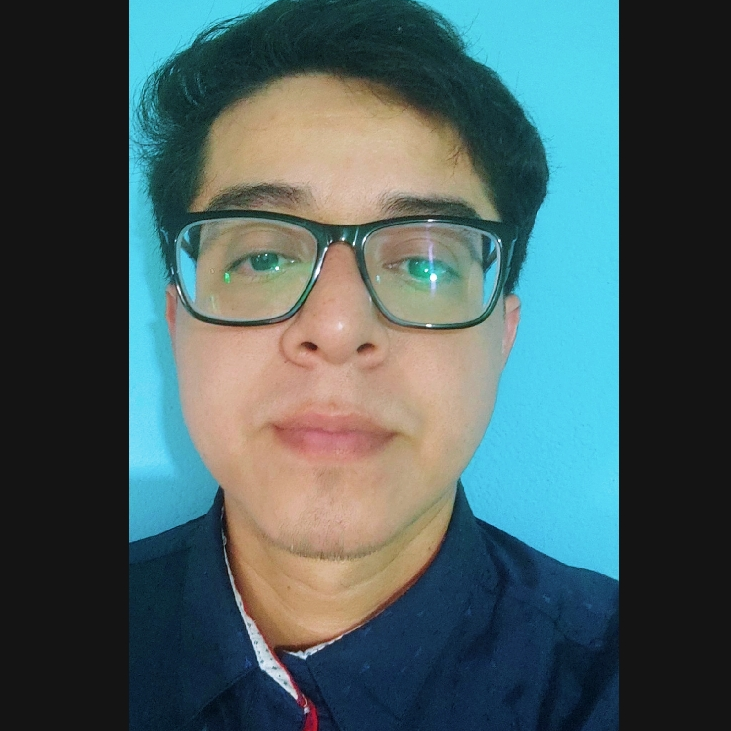
#> input picture assets/source/foto.png, 731 x 731 px
$ python banner.py
#> lines starting #> are read from the running program, lines starting #| are printed output that depends on the picture; after the words box and inside, x2 and y2 are one past the last pixel; in counts of white or black regions, pixels touching at a corner belong together
#!/usr/bin/env python3
"""Genera el banner animado del perfil (versión oscura y clara).

Uso, desde la raíz del repositorio:
    python scripts/banner.py

Requiere: numpy, Pillow  (pip install -r scripts/requirements.txt)
"""

from __future__ import annotations

import html
from pathlib import Path

import numpy as np
from PIL import Image, ImageFilter, ImageOps

ROOT = Path(__file__).resolve().parents[1]
SOURCE = ROOT / "assets/source/foto.png"
ASSETS = ROOT / "assets"

W, H = 1180, 600
SEED = 2025
MONO = "ui-monospace,SFMono-Regular,Cascadia Code,Consolas,Menlo,monospace"

# Filas del "terminal". Edita aquí tus datos y vuelve a correr el script.
ROWS = [
    ("Nombre",        "Luis Antonio Olvera"),
    ("Rol",           "Desarrollador de Software · Junior"),
    ("Origen",        "Guayaquil, Ecuador"),
    ("Educación",     "ITS Liceo Cristiano · Egresado"),
    ("Estado",        "Buscando mi primera oportunidad"),
    ("Core.Lenguajes", "C# · Python · TypeScript · JavaScript"),
    ("Core.Frontend", "Angular · React · HTML · CSS"),
    ("Core.Backend",  "ASP.NET · Django · Node / Express"),
    ("Core.Mobile",   ".NET MAUI (.NET 10)"),
    ("Core.BD",       "SQL Server · MySQL · MongoDB"),
    ("Core.Infra",    "VirtualBox · Redes · Git"),
    ("Red.Mail",      "luis-olv@outlook.es"),
    ("Red.GitHub",    "github.com/laor25"),
]

THEMES = {
    "dark": {
        "bg": "#0A0F1C", "panel": "#0F1729", "bar": "#131D33", "line": "#1E2A44",
        "muted": "#7C8BA5", "text": "#E2E8F0", "key": "#4FC3F7",
        "portrait": "#4FC3F7", "ok": "#22C55E", "shadow": "#02050B",
    },
    "light": {
        "bg": "#F6F8FA", "panel": "#FFFFFF", "bar": "#EEF2F6", "line": "#D0D9E3",
        "muted": "#5B6B82", "text": "#0F172A", "key": "#0277BD",
        "portrait": "#0B3B5C", "ok": "#16A34A", "shadow": "#AAB7C4",
    },
}

# Zona del retrato dentro del banner
PX, PY, PW, PH = 46, 108, 380, 440
CELL = 3  # separación entre puntos
SCAN_START, SCAN_DUR = 0.3, 2.4  # el escaneo inicial "dibuja" el retrato


def portrait_dots(theme: str) -> list[tuple[float, float, float]]:
    """Convierte la foto en puntos de semitono (x, y, radio) en coordenadas del banner."""
#> called with theme = 'dark'
    cols, rows = PW // CELL, PH // CELL
    src = Image.open(SOURCE).convert("RGB")
#> src is the input picture: PIL image 731x731 RGB; mean R, G, B 72.6, 93.9, 95.2
    # Recorta las franjas negras laterales y encuadra cabeza + hombros
    src = src.crop((132, 0, 618, 560))
#> src: PIL image 486x560 RGB
    # Se trabaja a 4x de resolución y luego se promedia por celda: más detalle
    big = src.resize((cols * 4, rows * 4), Image.Resampling.LANCZOS)

    rgb = np.asarray(big, dtype=np.float32)
    r, g, b = rgb[..., 0], rgb[..., 1], rgb[..., 2]
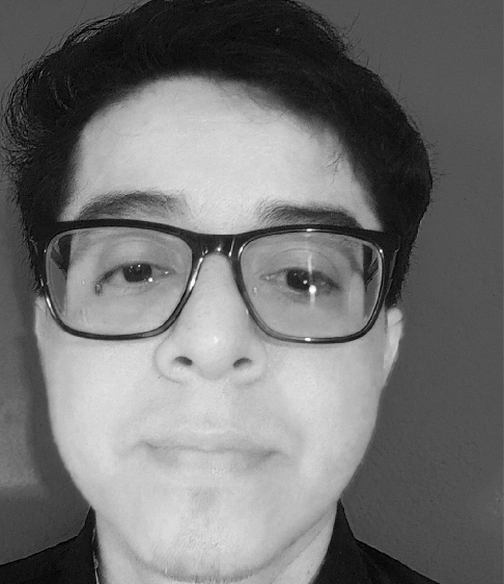
#> r: shape (584, 504) float32; min 0, max 255, mean 115
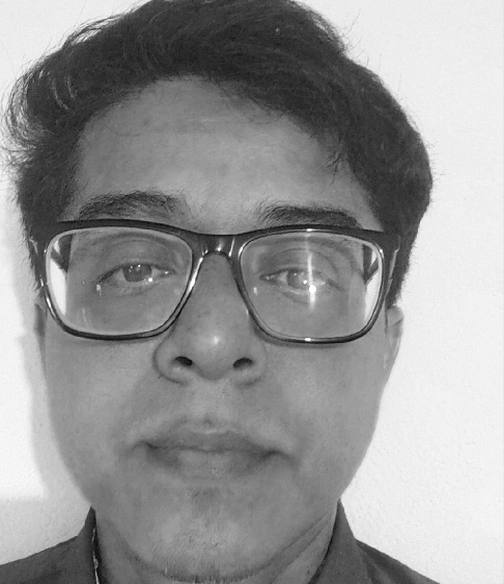
#> b: shape (584, 504) float32; min 1, max 255, mean 148.6
    # Fondo celeste: azul y verde altos, rojo bajo
    background = (b - r > 55) & (g - r > 35)
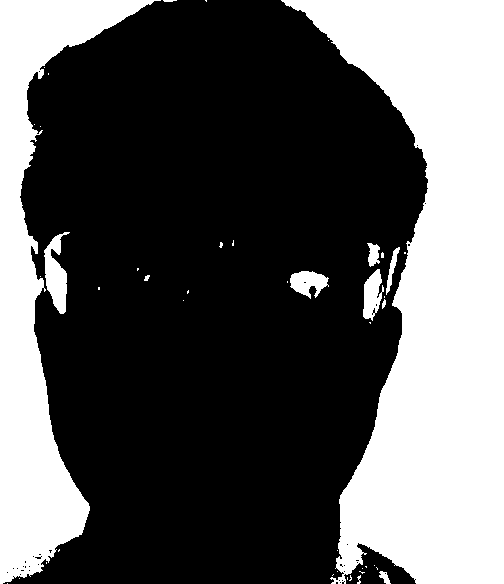
#> background: shape (584, 504) bool; 35.5% white; 44 white regions (32 under 20 px), largest, box (x1, y1, x2, y2) and area: (281, 0, 504, 584) 72140, (0, 0, 161, 584) 29131, (44, 232, 70, 314) 1139
    mask = (
        Image.fromarray(np.uint8(~background) * 255, "L")
        .filter(ImageFilter.MedianFilter(5))
        .filter(ImageFilter.GaussianBlur(2))
        .resize((cols, rows), Image.Resampling.BOX)
    )
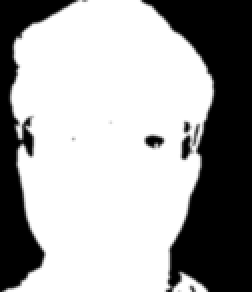
#> mask: PIL image 126x146 L (shown 2 times larger); min 0, max 255, mean 164.6
    mask = np.asarray(mask, dtype=np.float32) / 255.0
#> mask: shape (146, 126) float32

    # Contraste local (imagen menos su desenfoque) para resaltar ojos, lentes y boca
    gray = ImageOps.grayscale(big)
    g_ = np.asarray(gray, dtype=np.float32)
    blur = np.asarray(gray.filter(ImageFilter.GaussianBlur(24)), dtype=np.float32)
    mix = 0.55 * g_ + 0.45 * np.clip(128 + (g_ - blur) * 1.6, 0, 255)
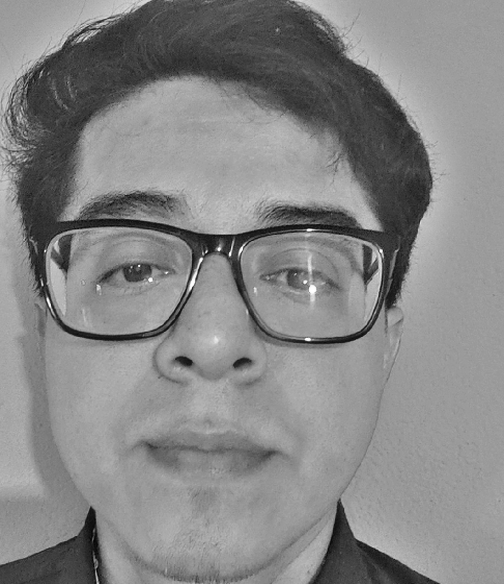
#> mix: shape (584, 504) float32; min 3.3, max 255, mean 134.4
    small = Image.fromarray(np.uint8(np.clip(mix, 0, 255))).resize((cols, rows), Image.Resampling.BOX)
    small = ImageOps.autocontrast(small, cutoff=1, mask=Image.fromarray(np.uint8(mask > 0.5) * 255))
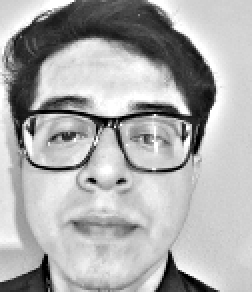
#> small: PIL image 126x146 L (shown 2 times larger); min 0, max 255, mean 172.6
    lum = np.asarray(small, dtype=np.float32) / 255.0

    if theme == "dark":
        # Puntos claros sobre fondo oscuro; un mínimo para que pelo y ropa se vean
        tone = np.maximum(0.13, 0.03 + 0.97 * lum ** 2.2)
    else:
        # Puntos oscuros sobre fondo claro
        tone = 0.10 + 0.90 * (1.0 - lum) ** 1.1
    tone = np.clip(tone, 0, 1) * mask
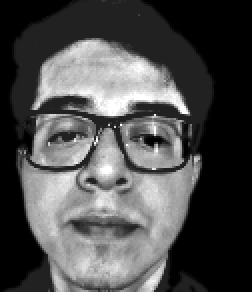
#> tone: shape (146, 126) float32 (shown 2 times larger); min 0, max 1, mean 0.309

    dots = []
    for y in range(rows):
        for x in range(cols):
            v = float(tone[y, x])
            if v < 0.06:
                continue
            radius = (0.2 + 1.3 * v) if theme == "dark" else (0.25 + 1.35 * v ** 0.5)
            dots.append((PX + x * CELL + CELL / 2, PY + y * CELL + CELL / 2, radius))
#> after the loop, dots = 12065 items, first 6: (155.5, 109.5, 0.282), (158.5, 109.5, 0.282), (161.5, 109.5, 0.285), (164.5, 109.5, 0.335), (167.5, 109.5, 0.352), (170.5, 109.5, 0.354)
    return dots


def esc(s: str) -> str:
    return html.escape(s, quote=True)


def build(theme: str) -> str:
    t = THEMES[theme]
    rng = np.random.default_rng(SEED)
    dots = portrait_dots(theme)

    out: list[str] = []
    add = out.append
    add(
        f'<svg xmlns="http://www.w3.org/2000/svg" viewBox="0 0 {W} {H}" width="{W}" height="{H}" '
        f'role="img" aria-label="profile.sh --live · Luis Antonio Olvera" font-family="{MONO}">'
    )
    add(
        "<defs>"
        f'<clipPath id="pc"><rect x="{PX}" y="{PY}" width="{PW}" height="{PH}" rx="8"/></clipPath>'
        f'<linearGradient id="scan" x1="0" y1="0" x2="0" y2="1">'
        f'<stop offset="0" stop-color="{t["key"]}" stop-opacity="0"/>'
        f'<stop offset="1" stop-color="{t["key"]}" stop-opacity="0.28"/></linearGradient>'
        "</defs>"
    )

    # Ventana
    add(f'<rect width="{W}" height="{H}" fill="{t["bg"]}"/>')
    add(f'<rect x="16" y="18" width="{W - 32}" height="{H - 36}" rx="14" fill="{t["shadow"]}" opacity="0.35"/>')
    add(f'<rect x="14" y="14" width="{W - 28}" height="{H - 36}" rx="14" fill="{t["panel"]}" stroke="{t["line"]}"/>')
    add(f'<path d="M14 28a14 14 0 0 1 14-14h{W - 56}a14 14 0 0 1 14 14v26H14z" fill="{t["bar"]}"/>')
    add(f'<line x1="14" y1="54" x2="{W - 14}" y2="54" stroke="{t["line"]}"/>')
    for i, c in enumerate(("#FF5F57", "#FEBC2E", "#28C840")):
        add(f'<circle cx="{40 + i * 22}" cy="34" r="6.5" fill="{c}"/>')
    add(
        f'<text x="{W / 2}" y="39" text-anchor="middle" font-size="13" fill="{t["muted"]}">'
        "laor25@github: ~/perfil — profile.sh --live</text>"
    )

    # Panel del retrato
    add(f'<rect x="{PX - 12}" y="{PY - 36}" width="{PW + 24}" height="{PH + 48}" rx="10" fill="none" stroke="{t["line"]}"/>')
    add(f'<text x="{PX}" y="{PY - 14}" font-size="12" fill="{t["muted"]}" letter-spacing="1.5">VISUAL.MAP</text>')
    add(f'<text x="{PX + PW}" y="{PY - 14}" text-anchor="end" font-size="12" fill="{t["ok"]}">● live</text>')

    # Los puntos aparecen franja por franja, justo cuando pasa la línea de escaneo
    band_h = CELL * 4
    bands: dict[int, list[str]] = {}
    for x, y, rad in dots:
        bands.setdefault(int((y - PY) // band_h), []).append(
            f'<circle cx="{x:g}" cy="{y:g}" r="{rad:.2f}"/>'
        )
#> this loop made 12065 passes
#> after the loop, bands = 37 items
    add(f'<g clip-path="url(#pc)">')
    add(f'<g fill="{t["portrait"]}">')
    for i in sorted(bands):
        begin = SCAN_START + SCAN_DUR * (i * band_h) / PH
        add(
            f'<g opacity="0"><animate attributeName="opacity" values="0;1" begin="{begin:.2f}s" '
            f'dur="0.25s" fill="freeze"/>{"".join(bands[i])}</g>'
        )
#> this loop made 37 passes
#> begin on passes 1 to 12: 0.3, 0.365, 0.431, 0.496, 0.562, 0.627, 0.693, 0.758, 0.824, 0.889, 0.955, 1.02
    add("</g>")

    # Líneas horizontales finas tipo monitor CRT
    add(
        f'<pattern id="crt" width="4" height="4" patternUnits="userSpaceOnUse">'
        f'<rect width="4" height="1" fill="{t["panel"]}" opacity="0.35"/></pattern>'
        f'<rect x="{PX}" y="{PY}" width="{PW}" height="{PH}" fill="url(#crt)"/>'
    )

    # Línea de escaneo: primero dibuja el retrato y luego sigue pasando suave
    def scanline(begin: str, dur: float, opacity: float, repeat: str) -> str:
        return (
            f'<g opacity="{opacity}">'
            f'<rect x="{PX}" y="-60" width="{PW}" height="60" fill="url(#scan)"/>'
            f'<rect x="{PX}" y="-1.5" width="{PW}" height="2" fill="{t["key"]}"/>'
            f'<animateTransform attributeName="transform" type="translate" values="0 {PY - 2};0 {PY + PH + 60}" '
            f'begin="{begin}" dur="{dur}s" {repeat}/></g>'
        )

    add(f'<g>{scanline(f"{SCAN_START}s", SCAN_DUR, 1, "fill=" + chr(34) + "remove" + chr(34))}</g>')
    loop_begin = SCAN_START + SCAN_DUR + 1.0
    add(f'<g>{scanline(f"{loop_begin}s", 6, 0.45, "repeatCount=" + chr(34) + "indefinite" + chr(34))}</g>')
    add("</g>")

    # Terminal de datos
    tx, ty = 480, 100
    lh = 29
    add(f'<text x="{tx}" y="{ty}" font-size="16" fill="{t["ok"]}">$<tspan fill="{t["text"]}"> ./profile.sh --live</tspan></text>')
    add(f'<line x1="{tx}" y1="{ty + 14}" x2="{W - 46}" y2="{ty + 14}" stroke="{t["line"]}" stroke-dasharray="3 5"/>')

    key_w = 170
    start = 1.4
    step = 0.22
    for i, (k, v) in enumerate(ROWS):
        y = ty + 46 + i * lh
        begin = start + i * step
        # Revelado tipo "escritura": un clip que crece de izquierda a derecha
        cid = f"r{i}"
        add(
            f'<clipPath id="{cid}"><rect x="{tx}" y="{y - 20}" width="0" height="28">'
            f'<animate attributeName="width" from="0" to="{W - tx - 40}" begin="{begin:.2f}s" dur="0.55s" fill="freeze"/>'
            "</rect></clipPath>"
        )
        add(
            f'<g clip-path="url(#{cid})" font-size="15">'
            f'<text x="{tx}" y="{y}" fill="{t["key"]}">{esc(k)}</text>'
            f'<text x="{tx + key_w}" y="{y}" fill="{t["muted"]}">:</text>'
            f'<text x="{tx + key_w + 18}" y="{y}" fill="{t["text"]}">{esc(v)}</text>'
            "</g>"
        )

    # Barra de estado + cursor parpadeante
    end = start + len(ROWS) * step + 0.4
    sy = ty + 46 + len(ROWS) * lh + 10
    status = "$ abierto_a_trabajar --junior --practicas --remoto"
    add(f'<g opacity="0"><animate attributeName="opacity" from="0" to="1" begin="{end:.2f}s" dur="0.4s" fill="freeze"/>')
    add(
        f'<text x="{tx}" y="{sy}" font-size="15" fill="{t["ok"]}">$<tspan fill="{t["text"]}"> abierto_a_trabajar</tspan>'
        f'<tspan fill="{t["muted"]}"> --junior --practicas --remoto</tspan></text>'
    )
    add(
        f'<rect x="{tx + len(status) * 9.05 + 6:.0f}" y="{sy - 15}" width="9" height="19" fill="{t["key"]}">'
        '<animate attributeName="opacity" values="1;1;0;0" keyTimes="0;0.5;0.5;1" dur="1s" repeatCount="indefinite"/>'
        "</rect>"
    )
    add("</g>")

    add(
        f'<text x="{W - 36}" y="39" text-anchor="end" font-size="12" fill="{t["muted"]}">'
        "GYE · UTC-5</text>"
    )
    add("</svg>")
    return "".join(out)


def main() -> None:
    ASSETS.mkdir(exist_ok=True)
    for theme in THEMES:
        svg = build(theme)
        path = ASSETS / f"banner-{theme}.svg"
        path.write_text(svg, encoding="utf-8")
        print(f"{path.relative_to(ROOT)}  {len(svg) / 1024:.0f} KB")


if __name__ == "__main__":
    main()
